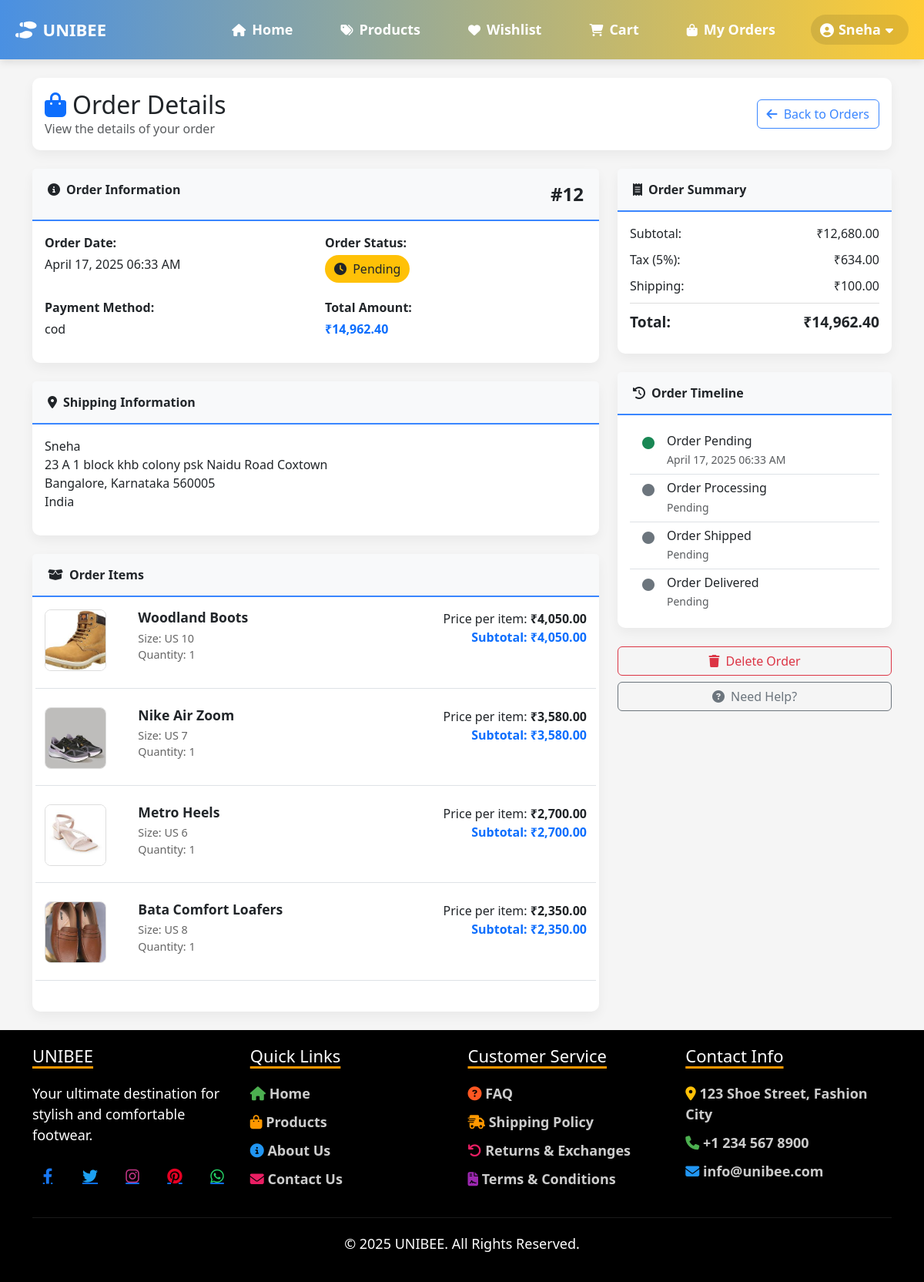
The app's page /orderDetails.php?id=12 (signed in) with its own data.
### tables this page shows
CREATE TABLE `orders` (
  `id` int(11) NOT NULL,
  `user_id` int(11) NOT NULL,
  `total_amount` decimal(10,2) NOT NULL,
  `status` enum('pending','processing','shipped','delivered','cancelled') NOT NULL DEFAULT 'pending',
  `shipping_address` text NOT NULL,
  `payment_method` varchar(50) NOT NULL,
  `created_at` timestamp NOT NULL DEFAULT current_timestamp()
);

CREATE TABLE `order_items` (
  `id` int(11) NOT NULL,
  `order_id` int(11) NOT NULL,
  `product_id` int(11) NOT NULL,
  `product_size_id` int(11) NOT NULL,
  `quantity` int(11) NOT NULL,
  `price` decimal(10,2) NOT NULL
);

CREATE TABLE `products` (
  `id` int(11) NOT NULL,
  `name` varchar(100) NOT NULL,
  `description` text DEFAULT NULL,
  `base_price` decimal(10,2) NOT NULL,
  `image` varchar(255) DEFAULT NULL,
  `category_id` int(11) DEFAULT NULL,
  `created_at` timestamp NOT NULL DEFAULT current_timestamp()
);

CREATE TABLE `product_sizes` (
  `id` int(11) NOT NULL,
  `product_id` int(11) NOT NULL,
  `size` varchar(10) NOT NULL,
  `price_adjustment` decimal(10,2) DEFAULT 0.00,
  `stock` int(11) NOT NULL DEFAULT 0
);

### orderDetails.php (the view, shortened to what the rows shown need)
<?php
$userId = $_SESSION['user_id'];
$orderId = $_GET['id'];
$servername = "localhost";
$username = "root";
$password = "";
$dbname = "shoe_store";
$conn = new mysqli($servername, $username, $password, $dbname);
$orderQuery = "SELECT o.id, o.created_at, o.total_amount, o.status, o.shipping_address, o.payment_method
               FROM orders o
               WHERE o.id = ? AND o.user_id = ?";
$stmt = $conn->prepare($orderQuery);
$stmt->bind_param("ii", $orderId, $userId);
$stmt->execute();
$orderResult = $stmt->get_result();
$orderDetails = $orderResult->fetch_assoc();
$itemsQuery = "SELECT oi.product_id, ps.size as size, oi.quantity, oi.price, p.name, p.image
                FROM order_items oi
                JOIN products p ON oi.product_id = p.id
                LEFT JOIN product_sizes ps ON oi.product_size_id = ps.id
                WHERE oi.order_id = ?";
$stmt = $conn->prepare($itemsQuery);
$stmt->bind_param("i", $orderId);
$stmt->execute();
$itemsResult = $stmt->get_result();
$orderItems = [];
while ($item = $itemsResult->fetch_assoc()) {
    $orderItems[] = $item;
}
?>
<!DOCTYPE html>
<html lang="en">
<head>
    <link href="https://cdn.jsdelivr.net/npm/bootstrap@5.3.0/dist/css/bootstrap.min.css" rel="stylesheet">
    <link rel="stylesheet" href="https://cdnjs.cloudflare.com/ajax/libs/font-awesome/6.4.0/css/all.min.css">
</head>
<body>
    <div class="container mt-4">
        <div class="card mb-4">
            <div class="card-body">
                <div class="d-flex justify-content-between align-items-center">
                    <div>
                        <h2 class="mb-0"><i class="fas fa-shopping-bag text-primary me-2"></i>Order Details</h2>
                    </div>
                </div>
            </div>
        </div>
        <div class="row">
            <div class="col-md-8">
                <div class="card mb-4">
                    <div class="card-header d-flex justify-content-between">
                        <span><i class="fas fa-info-circle me-2"></i>Order Information</span>
                        <span class="order-id">#<?php echo $orderDetails['id']; ?></span>
                    </div>
                    <div class="card-body">
                        <div class="row mb-3">
                            <div class="col-md-6">
                                <p class="mb-1"><strong>Order Date:</strong></p>
                                <p><?php echo date('F d, Y h:i A', strtotime($orderDetails['created_at'])); ?></p>
                            </div>
                            <div class="col-md-6">
                                <p class="mb-1"><strong>Order Status:</strong></p>
                                <?php
                                $statusClass = '';
                                $statusIcon = '';
                                switch(strtolower($orderDetails['status'])) {
                                    case 'pending':
                                        $statusClass = 'bg-warning text-dark';
                                        $statusIcon = 'fa-clock';
                                        break;
                                }
                                ?>
                                <span class="status-badge <?php echo $statusClass; ?>">
                                    <i class="fas <?php echo $statusIcon; ?> me-1"></i>
                                    <?php echo ucfirst($orderDetails['status']); ?>
                                </span>
                            </div>
                        </div>
                        <div class="row">
                            <div class="col-md-6">
                                <p class="mb-1"><strong>Payment Method:</strong></p>
                                <p>
                                    <?php if($orderDetails['payment_method'] == 'credit_card'): ?>
                                        <i class="far fa-credit-card me-1"></i> Credit Card
                                    <?php elseif($orderDetails['payment_method'] == 'paypal'): ?>
                                        <i class="fab fa-paypal me-1"></i> PayPal
                                    <?php elseif($orderDetails['payment_method'] == 'cash_on_delivery'): ?>
                                        <i class="fas fa-money-bill me-1"></i> Cash on Delivery
                                    <?php else: ?>
                                        <?php echo $orderDetails['payment_method']; ?>
                                    <?php endif; ?>
                                </p>
                            </div>
                            <div class="col-md-6">
                                <p class="mb-1"><strong>Total Amount:</strong></p>
                                <p class="text-primary fw-bold">₹<?php echo number_format($orderDetails['total_amount'], 2); ?></p>
                            </div>
                        </div>
                    </div>
                </div>
                <div class="card mb-4">
                    <div class="card-body">
                        <p><?php echo nl2br(htmlspecialchars($orderDetails['shipping_address'])); ?></p>
                    </div>
                </div>
                <div class="card mb-4">
                    <div class="card-body">
                        <?php if(!empty($orderItems)): ?>
                            <?php foreach($orderItems as $item): ?>
                            <div class="row mb-4 pb-3 border-bottom">
                                <div class="col-md-2 col-3">
                                    <img src="<?php echo htmlspecialchars($item['image']); ?>" alt="<?php echo htmlspecialchars($item['name']); ?>" class="product-image">
                                </div>
                                <div class="col-md-6 col-9">
                                    <h5 class="product-name"><?php echo htmlspecialchars($item['name']); ?></h5>
                                    <p class="product-details">
                                        Size: <?php echo htmlspecialchars($item['size']); ?><br>
                                        Quantity: <?php echo $item['quantity']; ?>
                                    </p>
                                </div>
                                <div class="col-md-4 col-12 mt-2 mt-md-0 text-md-end">
                                    <p class="mb-0">Price per item: <span class="fw-bold">₹<?php echo number_format($item['price'], 2); ?></span></p>
                                    <p class="fw-bold text-primary">Subtotal: ₹<?php echo number_format($item['price'] * $item['quantity'], 2); ?></p>
                                </div>
                            </div>
                            <?php endforeach; ?>
                        <?php endif; ?>
                    </div>
                </div>
            </div>
            <div class="col-md-4">
                <div class="card mb-4">
                    <div class="card-body">
                        <div class="summary-row summary-total">
                            <span>Total:</span>
                            <span>₹<?php echo number_format($orderDetails['total_amount'], 2); ?></span>
                        </div>
                    </div>
                </div>
            </div>
        </div>
    </div>
</body>
</html>

### records on screen
orders: id "12", created_at "April 17, 2025 06:33 AM", status "Pending", payment_method "cod", total_amount "14,962.40", shipping_address "Sneha 23 A 1 block khb colony psk Naidu Road Coxtown Bangalore, Karnataka 560005 India"
order_items: product.image (picture), product.name "Woodland Boots", product_size.size "US 10", quantity "1", price "4,050.00", $item['price'] * $item['quantity'] "4,050.00"
order_items: product.image (picture), product.name "Nike Air Zoom", product_size.size "US 7", quantity "1", price "3,580.00", $item['price'] * $item['quantity'] "3,580.00"
order_items: product.image (picture), product.name "Metro Heels", product_size.size "US 6", quantity "1", price "2,700.00", $item['price'] * $item['quantity'] "2,700.00"
order_items: product.image (picture), product.name "Bata Comfort Loafers", product_size.size "US 8", quantity "1", price "2,350.00", $item['price'] * $item['quantity'] "2,350.00"

### other values on screen
$_SESSION['user_name'] "Sneha"
$subtotal "12,680.00"
$tax "634.00"
$shipping "100.00"
$status "Pending"
date('F d, Y h:i A', strtotime($info['date'])) "April 17, 2025 06:33 AM"
$status "Processing"
$status "Shipped"
$status "Delivered"
